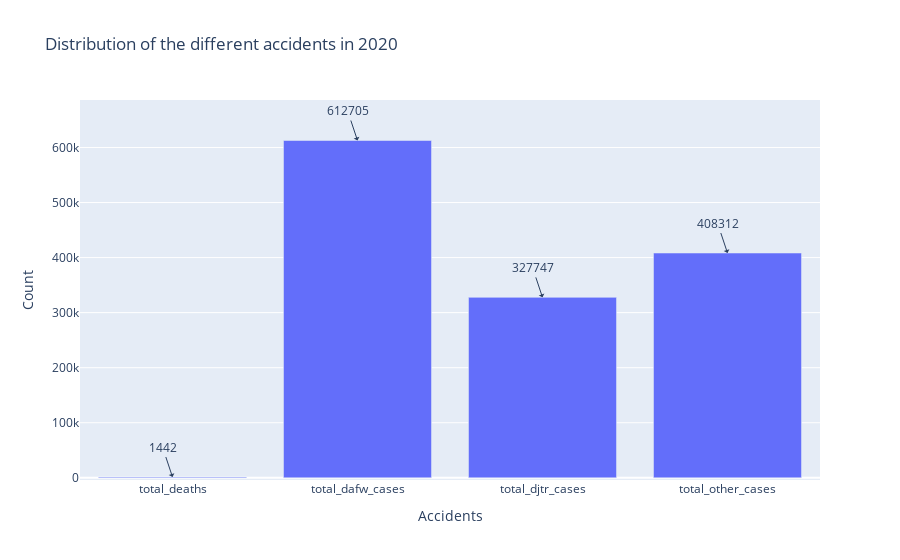

This figure's notebook cell:
### Markdown cell above
We decided then to not predict this column since we are not sure and instead predict the column total_cases that we created.

### Code cell
# Visualizing the distribution of the different accidents in 2020 :

accident_columns=['total_deaths','total_dafw_cases','total_djtr_cases','total_other_cases']
accidents = dataset_2020[accident_columns]
# Calculate sums 
sums_2020 = [dataset_2020[col].sum() for col in accident_columns]

fig_2020 = go.Figure()
fig_2020.add_trace(go.Bar(x=accidents.columns, y=sums_2020))  
fig_2020.update_layout(title='Distribution of the different accidents in 2020', xaxis_title='Accidents', yaxis_title='Count')

# Add annotations for each bar
for i, value in enumerate(sums_2020):
    fig_2020.add_annotation(x=accidents.columns[i], y=value, text=str(value), showarrow=True, arrowhead=1)

    # Show the figures
fig_2020.show()

### Figure 1 — Plotly figure (JSON) as saved in the notebook; plotly's stock layout.template omitted (floating-point values rounded to 4 significant figures)
{"data": [{"type": "bar", "x": ["total_deaths", "total_dafw_cases", "total_djtr_cases", "total_other_cases"], "y": [1442, 612705, 327747, 408312]}], "layout": {"annotations": [{"arrowhead": 1, "showarrow": true, "text": "1442", "x": "total_deaths", "y": 1442}, {"arrowhead": 1, "showarrow": true, "text": "612705", "x": "total_dafw_cases", "y": 612705}, {"arrowhead": 1, "showarrow": true, "text": "327747", "x": "total_djtr_cases", "y": 327747}, {"arrowhead": 1, "showarrow": true, "text": "408312", "x": "total_other_cases", "y": 408312}], "title": {"text": "Distribution of the different accidents in 2020"}, "xaxis": {"title": {"text": "Accidents"}}, "yaxis": {"title": {"text": "Count"}}}}
